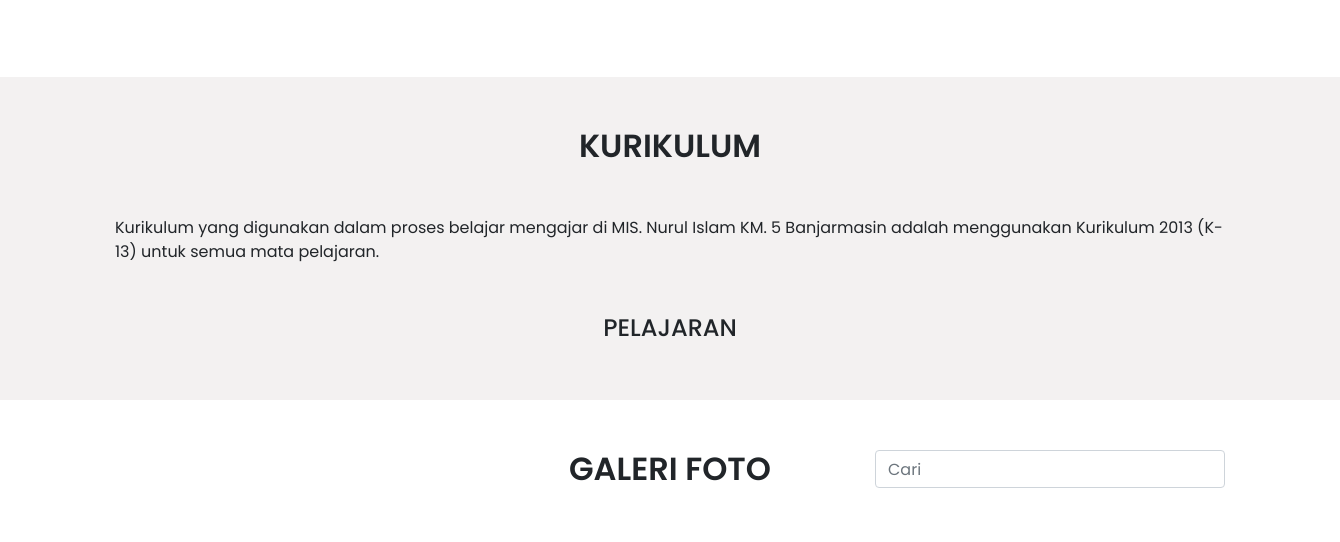
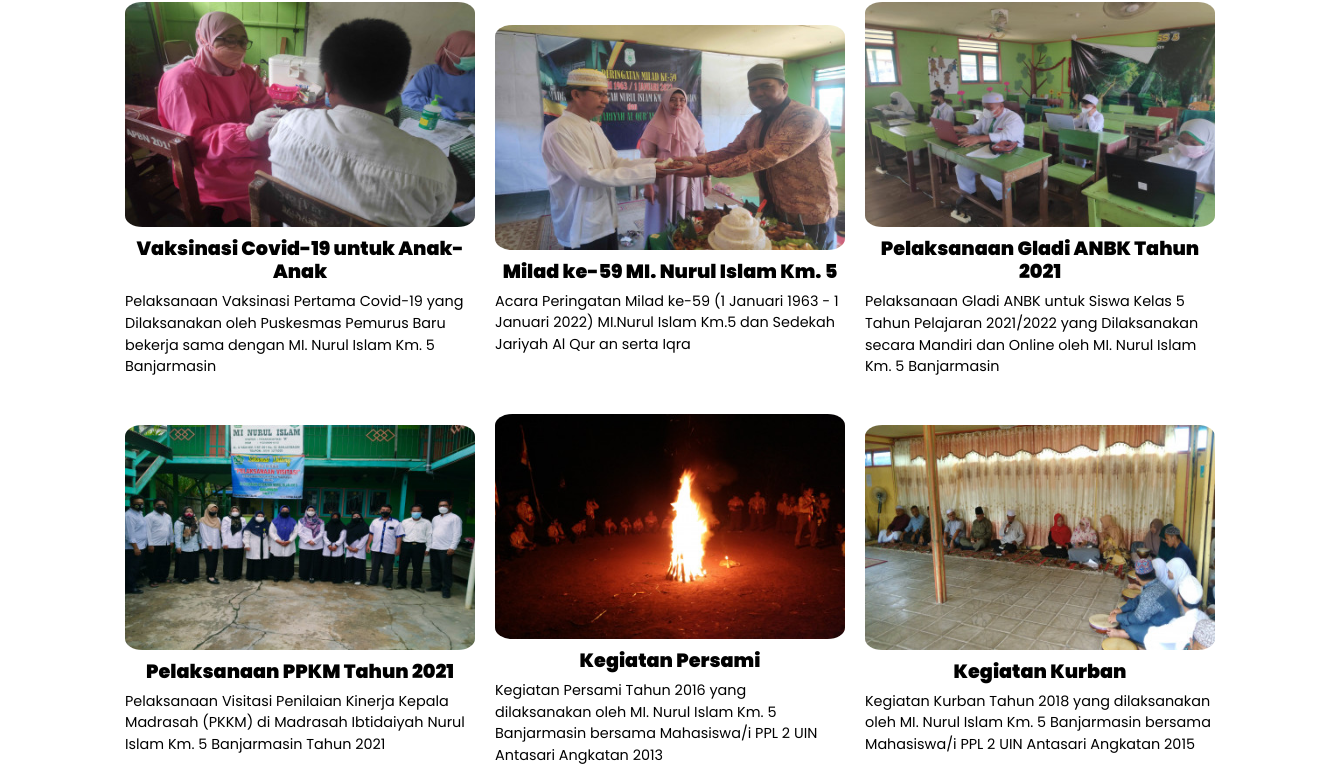
Before: / (middle part) with the older database file (2 pictures, top to bottom).
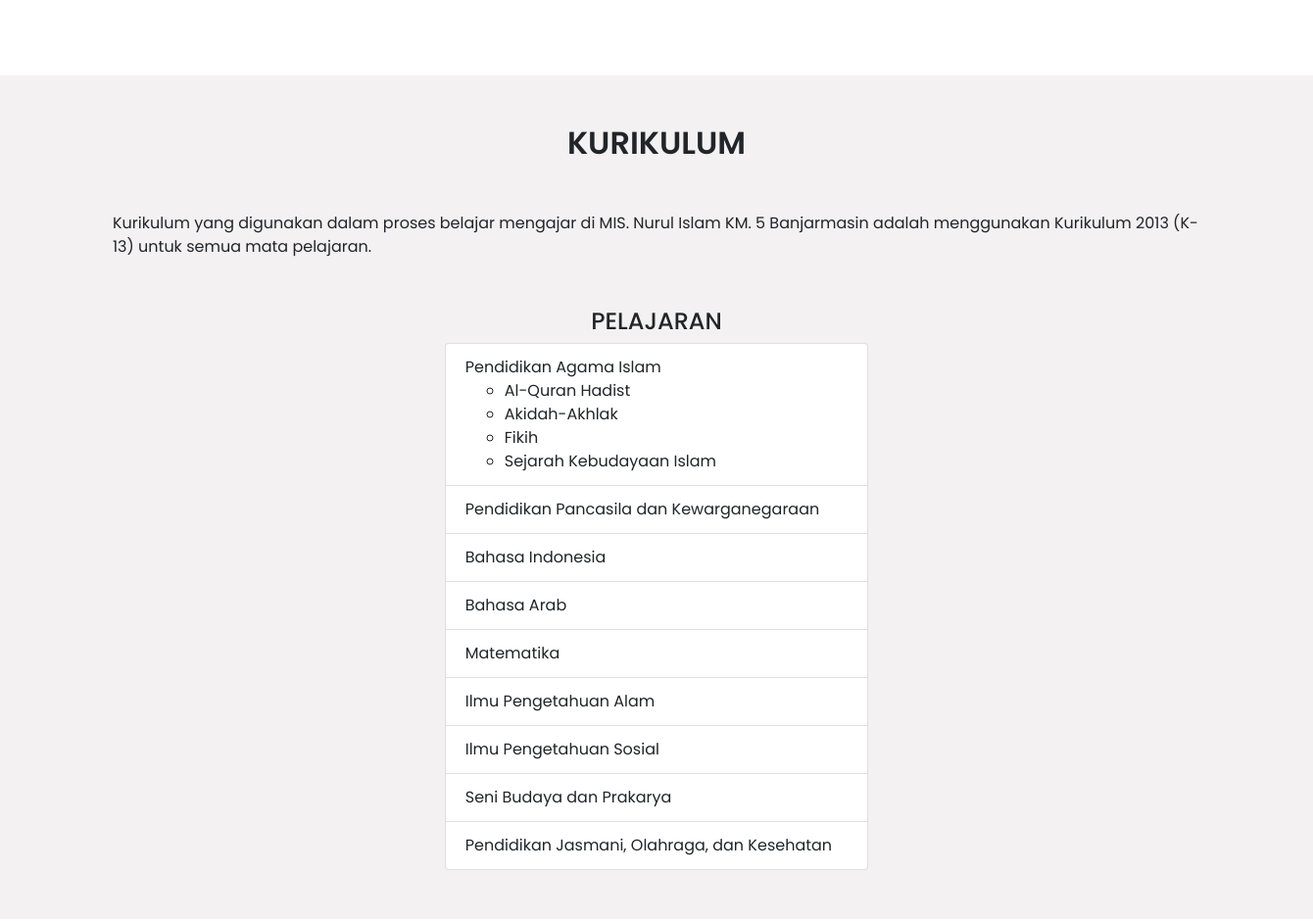
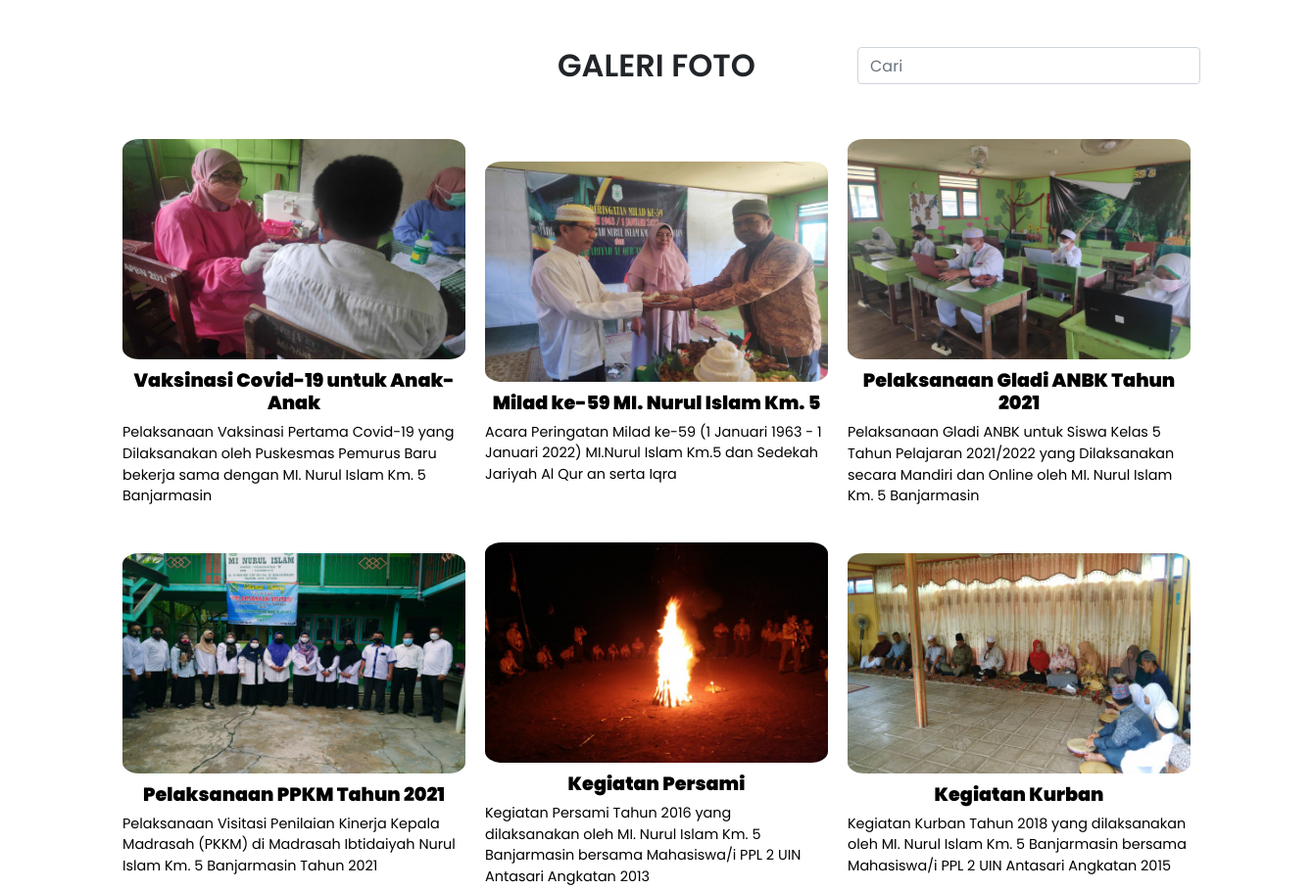
After: the same page with the newer database file (2 pictures, top to bottom).
### tables this page shows
CREATE TABLE `sekolah` (
  `id` int(11) NOT NULL,
  `kurikulum` text NOT NULL
);

CREATE TABLE `galeri` (
  `id` int(11) NOT NULL,
  `title` varchar(50) NOT NULL,
  `img` varchar(25) NOT NULL,
  `body` text NOT NULL
);

CREATE TABLE `pelajaran` (
  `id` int(11) NOT NULL,
  `nama_pelajaran` varchar(255) NOT NULL,
  `sub_pelajaran` text NOT NULL
);

### index.php (the view, shortened to what this page needs)
    <?php include("header.php") ?>
    <div id="kurikulum" class="kurikulum">
        <div class="container">
            <h2>Kurikulum</h2>
            <div class="boxKurikulum">
                <?php
                    $result = mysqli_query($conn, "SELECT kurikulum FROM sekolah");
                    $row = mysqli_fetch_array($result,MYSQLI_ASSOC);
                    echo $row["kurikulum"];
                ?>
            </div>
            <div class="boxKurikulum">
                <div class="container">
                    <div class="row">
                        <div class="col text-center">
                            <h4>PELAJARAN</h4>
                        </div>
                    </div>
                    <div class="row">
                        <div class="col-5 m-auto">
                            <ul class="list-group">
                            <?php
                                $result = mysqli_query($conn, "SELECT * FROM pelajaran");
                                while($row = mysqli_fetch_array($result)):
                            ?>
                                <li class="list-group-item">
                                    <?=$row["nama_pelajaran"]?>
                                    <?php
                                        if(!empty(json_decode($row["sub_pelajaran"], true)[0])){
                                            $sub_pelajaran = json_decode($row["sub_pelajaran"]) ?? null;
                                            echo "<ul>";
                                            foreach($sub_pelajaran as $key=>$val){
                                                echo "<li>";
                                                echo $val;
                                                echo "</li>";
                                            }
                                            echo "</ul>";
                                        }
                                    ?>
                                </li>
                            <?php endwhile ?>
                            </ul>
                        </div>
                    </div>
                </div>
            </div>
        </div>
    </div>
    <div id="galeri" class="containerArtikelHome container">
        <div class="row">
            <div class="col"></div>
            <div class="col">
                <h2>Galeri Foto</h2>
            </div>
            <div class="col">
                <div class="form-group">
                    <input type="text" id="galeri-search" class="form-control" placeholder="Cari">
                </div>
            </div>
        </div>
        <div class="artikelHome" id="galeriData">
            <?php
                $result = mysqli_query($conn, "SELECT * FROM galeri");
            ?>
            <?php while($row = mysqli_fetch_array($result,MYSQLI_ASSOC)): ?>
                <a class="perArtikelHome">
                    <img src="images/<?=$row["img"]?>" alt="Galeri Foto <?=$row["id"]+1?>">
                    <h3><?=$row["title"]?></h3>
                    <p>
                        <?=$row["body"]?>
                    </p>
                </a>
            <?php endwhile ?>
        </div>
    </div>
</body>
</html>

### header.php (shortened to what this page needs)
<!DOCTYPE html>
<html lang="en">
<head>
    <link rel="stylesheet" href="css/style.css">
    <link rel="stylesheet" href="https://cdnjs.cloudflare.com/ajax/libs/font-awesome/5.15.3/css/all.min.css" />
    <link rel="stylesheet" href="https://cdn.jsdelivr.net/npm/bootstrap@4.6.0/dist/css/bootstrap.min.css">
    <link rel="stylesheet" href="https://cdnjs.cloudflare.com/ajax/libs/lightslider/1.1.6/css/lightslider.css" />
</head>
<body>

### css/style.css (style rules this page uses)
*, *::before, *::after { font-family: 'Poppins', sans-serif; -webkit-box-sizing: border-box; box-sizing: border-box; }
html { scroll-behavior: smooth; }
body { position: relative; }
.kurikulum { background-color: #f3f1f1; padding: 50px 0; margin-top: 80px; }
.kurikulum h2 { text-align: center; font-size: 2rem; font-weight: 600; text-transform: uppercase; }
.kurikulum .boxKurikulum { display: -webkit-box; display: -ms-flexbox; display: flex; -webkit-box-pack: center; -ms-flex-pack: center; justify-content: center; -ms-flex-wrap: wrap; flex-wrap: wrap; margin-top: 50px; }
.containerArtikelHome { padding-top: 50px; }
.containerArtikelHome h2 { text-align: center; font-size: 2rem; font-weight: 600; text-transform: uppercase; }
.containerArtikelHome .artikelHome { display: -webkit-box; display: -ms-flexbox; display: flex; -webkit-box-pack: center; -ms-flex-pack: center; justify-content: center; -webkit-box-align: center; -ms-flex-align: center; align-items: center; -ms-flex-wrap: wrap; flex-wrap: wrap; margin-top: 30px; }
.containerArtikelHome .artikelHome .perArtikelHome { width: 350px; margin: 10px; text-decoration: none; cursor: pointer; }
.containerArtikelHome .artikelHome .perArtikelHome img { width: 100%; height: 225px; border-radius: 5%; margin-bottom: 10px; }
.containerArtikelHome .artikelHome .perArtikelHome h3 { font-size: 1.2rem; text-align: center; font-weight: 900; color: #000; }
.containerArtikelHome .artikelHome .perArtikelHome p { font-size: .9rem; color: #000; }

Changed rows visible on the page:
added pelajaran: nama_pelajaran "Pendidikan Agama Islam", sub_pelajaran "Al-Quran Hadist", sub_pelajaran "Akidah-Akhlak", sub_pelajaran "Fikih", sub_pelajaran "Sejarah Kebudayaan Islam"
added pelajaran: nama_pelajaran "Pendidikan Pancasila dan Kewarganegaraan"
added pelajaran: nama_pelajaran "Bahasa Indonesia"
added pelajaran: nama_pelajaran "Bahasa Arab"
added pelajaran: nama_pelajaran "Matematika"
added pelajaran: nama_pelajaran "Ilmu Pengetahuan Alam"
added pelajaran: nama_pelajaran "Ilmu Pengetahuan Sosial"
added pelajaran: nama_pelajaran "Seni Budaya dan Prakarya"
added pelajaran: nama_pelajaran "Pendidikan Jasmani, Olahraga, dan Kesehatan"
